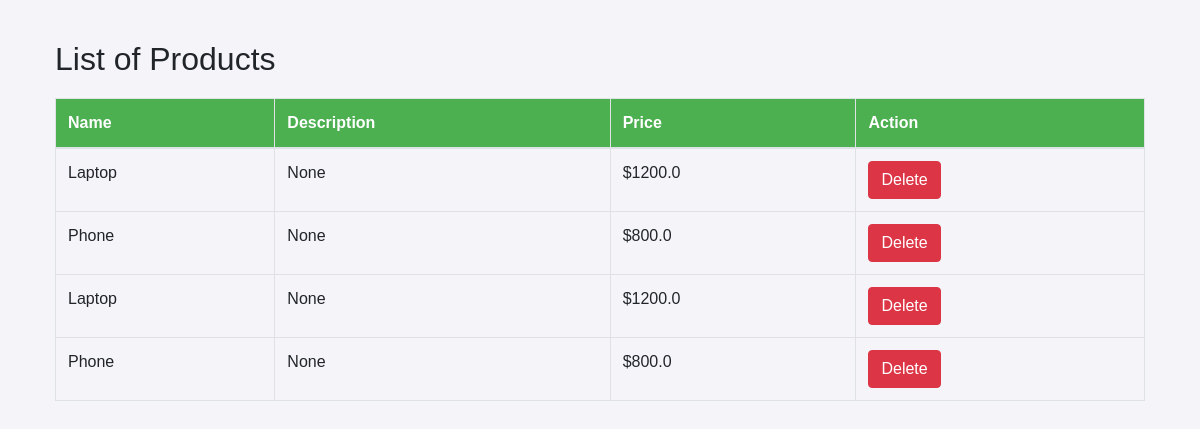
Page /products on the committed database.
### app/models/product.py (models this page shows)
class Product(db.Model):
    __tablename__ = 'products'  # Correct table name used in ForeignKey reference
    id = db.Column(db.Integer, primary_key=True)
    nom = db.Column(db.String, nullable=False)
    description = db.Column(db.String)
    price = db.Column(db.Float, nullable=False)
    weight = db.Column(db.Float, nullable=False) # Weight of the product in kg

### app/routes/product.py (the view)
@product_bp.route('/products', methods=['GET'])
def list_products():
    products = Product.query.all()
    return render_template('products/list_products.html', products=products)

### app/templates/products/list_products.html (shortened to what this page needs)
{% extends "base.html" %}
{% block content %}
<div class="container">
    <h2>List of Products</h2>
    <table class="table table-bordered">
        <thead>
            <tr>
                <th>Name</th>
                <th>Description</th>
                <th>Price</th>
                <th>Action</th>
            </tr>
        </thead>
        <tbody>
            {% for product in products %}
            <tr>
                <td>{{ product.nom }}</td>
                <td>{{ product.description }}</td>
                <td>${{ product.price }}</td>
                <td>
                    <form action="{{ url_for('product.delete_product', id=product.id) }}" method="POST" style="display:inline;">
                        <button type="submit" class="btn btn-danger">Delete</button>
                    </form>
                </td>
            </tr>
            {% endfor %}
        </tbody>
    </table>
</div>
{% endblock %}

### app/templates/base.html (style rules this page uses)
body { font-family: Arial, sans-serif; margin: 40px; background-color: #f4f4f9; }
table { width: 100%; margin-top: 20px; }
th, td { padding: 8px; text-align: left; border-bottom: 1px solid #ddd; }
th { background-color: #4CAF50; color: white; }

### rows in the picture
Product: nom "Laptop", description "None", price "1200.0"
Product: nom "Phone", description "None", price "800.0"
Product: nom "Laptop", description "None", price "1200.0"
Product: nom "Phone", description "None", price "800.0"
